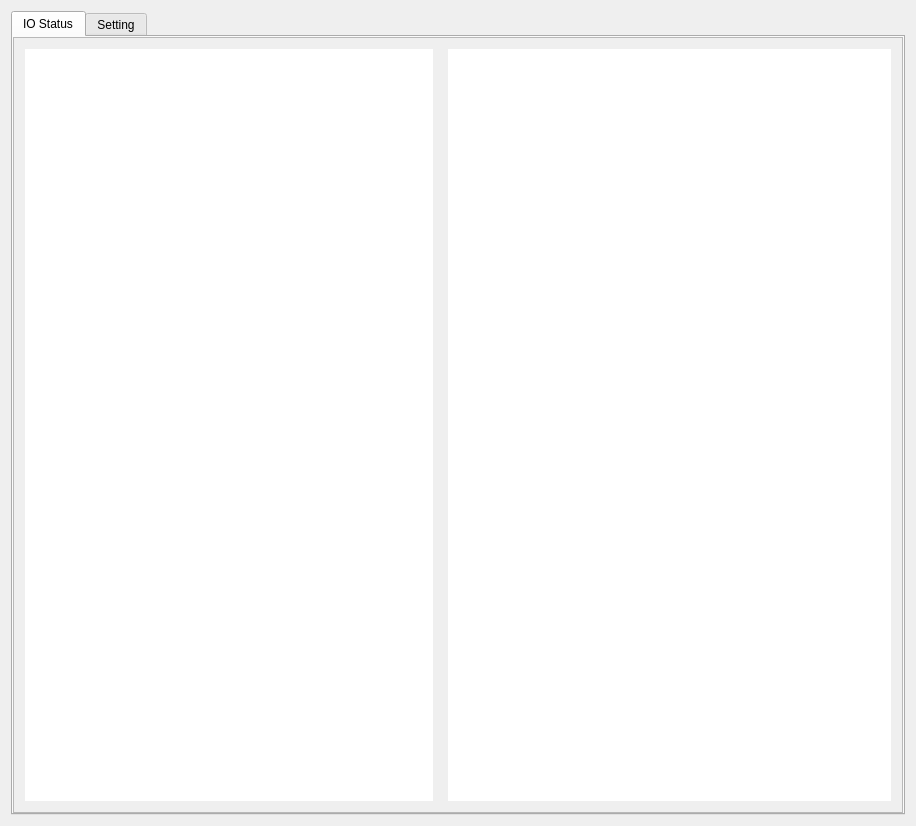
<?xml version="1.0" encoding="UTF-8"?>
<ui version="4.0">
 <class>IOWidget</class>
 <widget class="QWidget" name="IOWidget">
  <property name="geometry">
   <rect>
    <x>0</x>
    <y>0</y>
    <width>916</width>
    <height>826</height>
   </rect>
  </property>
  <property name="windowTitle">
   <string>IOWidget</string>
  </property>
  <layout class="QHBoxLayout" name="horizontalLayout_4">
   <item>
    <widget class="QTabWidget" name="tabWidget">
     <property name="tabPosition">
      <enum>QTabWidget::North</enum>
     </property>
     <property name="currentIndex">
      <number>0</number>
     </property>
     <widget class="QWidget" name="tab_2">
      <attribute name="title">
       <string>IO Status</string>
      </attribute>
      <layout class="QHBoxLayout" name="horizontalLayout_3">
       <property name="leftMargin">
        <number>0</number>
       </property>
       <property name="topMargin">
        <number>0</number>
       </property>
       <property name="rightMargin">
        <number>0</number>
       </property>
       <property name="bottomMargin">
        <number>0</number>
       </property>
       <item>
        <widget class="QScrollArea" name="scrollArea">
         <property name="widgetResizable">
          <bool>true</bool>
         </property>
         <widget class="QWidget" name="scrollAreaWidgetContents">
          <property name="geometry">
           <rect>
            <x>0</x>
            <y>0</y>
            <width>890</width>
            <height>781</height>
           </rect>
          </property>
          <layout class="QHBoxLayout" name="horizontalLayout_6" stretch="0">
           <property name="sizeConstraint">
            <enum>QLayout::SetDefaultConstraint</enum>
           </property>
           <item>
            <layout class="QHBoxLayout" name="horizontalLayout_5" stretch="5,10">
             <property name="spacing">
              <number>15</number>
             </property>
             <item>
              <widget class="QWidget" name="widget_in" native="true">
               <property name="minimumSize">
                <size>
                 <width>408</width>
                 <height>546</height>
                </size>
               </property>
               <property name="styleSheet">
                <string notr="true">background-color: rgb(255, 255, 255);</string>
               </property>
              </widget>
             </item>
             <item>
              <widget class="QWidget" name="widget_out" native="true">
               <property name="minimumSize">
                <size>
                 <width>403</width>
                 <height>546</height>
                </size>
               </property>
               <property name="styleSheet">
                <string notr="true">background-color: rgb(255, 255, 255);</string>
               </property>
              </widget>
             </item>
            </layout>
           </item>
          </layout>
         </widget>
        </widget>
       </item>
      </layout>
     </widget>
     <widget class="QWidget" name="tab_3">
      <attribute name="title">
       <string>Setting</string>
      </attribute>
      <widget class="QWidget" name="layoutWidget">
       <property name="geometry">
        <rect>
         <x>408</x>
         <y>490</y>
         <width>223</width>
         <height>37</height>
        </rect>
       </property>
       <layout class="QHBoxLayout" name="horizontalLayout">
        <item>
         <widget class="QPushButton" name="pushButton_save">
          <property name="minimumSize">
           <size>
            <width>0</width>
            <height>30</height>
           </size>
          </property>
          <property name="text">
           <string>Save</string>
          </property>
         </widget>
        </item>
        <item>
         <widget class="QPushButton" name="pushButton_cancel">
          <property name="minimumSize">
           <size>
            <width>0</width>
            <height>30</height>
           </size>
          </property>
          <property name="text">
           <string>Cancel</string>
          </property>
         </widget>
        </item>
       </layout>
      </widget>
      <widget class="QWidget" name="layoutWidget">
       <property name="geometry">
        <rect>
         <x>408</x>
         <y>30</y>
         <width>233</width>
         <height>21</height>
        </rect>
       </property>
       <layout class="QHBoxLayout" name="horizontalLayout_2">
        <item>
         <widget class="QRadioButton" name="radioButton_in">
          <property name="text">
           <string>Input</string>
          </property>
         </widget>
        </item>
        <item>
         <widget class="QRadioButton" name="radioButton_out">
          <property name="text">
           <string>Output</string>
          </property>
         </widget>
        </item>
       </layout>
      </widget>
      <widget class="QListWidget" name="listWidget_IO">
       <property name="geometry">
        <rect>
         <x>96</x>
         <y>22</y>
         <width>237</width>
         <height>511</height>
        </rect>
       </property>
       <property name="contextMenuPolicy">
        <enum>Qt::CustomContextMenu</enum>
       </property>
      </widget>
      <widget class="QWidget" name="layoutWidget">
       <property name="geometry">
        <rect>
         <x>508</x>
         <y>70</y>
         <width>135</width>
         <height>375</height>
        </rect>
       </property>
       <layout class="QVBoxLayout" name="verticalLayout">
        <item>
         <widget class="QLineEdit" name="lineEdit_name"/>
        </item>
        <item>
         <widget class="QComboBox" name="comboBox_cardtype"/>
        </item>
        <item>
         <widget class="QComboBox" name="comboBox_cardindex"/>
        </item>
        <item>
         <widget class="QComboBox" name="comboBox_card_node"/>
        </item>
        <item>
         <widget class="QComboBox" name="comboBox_IOIndex"/>
        </item>
        <item>
         <widget class="QComboBox" name="comboBox_sense"/>
        </item>
        <item>
         <widget class="QComboBox" name="comboBox_group"/>
        </item>
       </layout>
      </widget>
      <widget class="QWidget" name="layoutWidget">
       <property name="geometry">
        <rect>
         <x>407</x>
         <y>71</y>
         <width>86</width>
         <height>373</height>
        </rect>
       </property>
       <layout class="QVBoxLayout" name="verticalLayout_2">
        <property name="spacing">
         <number>6</number>
        </property>
        <item>
         <widget class="QLabel" name="label_2">
          <property name="maximumSize">
           <size>
            <width>16777215</width>
            <height>20</height>
           </size>
          </property>
          <property name="text">
           <string>IO Name</string>
          </property>
         </widget>
        </item>
        <item>
         <widget class="QLabel" name="label_3">
          <property name="maximumSize">
           <size>
            <width>16777215</width>
            <height>20</height>
           </size>
          </property>
          <property name="text">
           <string>Card Type</string>
          </property>
         </widget>
        </item>
        <item>
         <widget class="QLabel" name="label_4">
          <property name="maximumSize">
           <size>
            <width>16777215</width>
            <height>20</height>
           </size>
          </property>
          <property name="text">
           <string>Card No</string>
          </property>
         </widget>
        </item>
        <item>
         <widget class="QLabel" name="label_6">
          <property name="maximumSize">
           <size>
            <width>16777215</width>
            <height>20</height>
           </size>
          </property>
          <property name="text">
           <string>Node No（Can）</string>
          </property>
         </widget>
        </item>
        <item>
         <widget class="QLabel" name="label_5">
          <property name="maximumSize">
           <size>
            <width>16777215</width>
            <height>20</height>
           </size>
          </property>
          <property name="text">
           <string>IO Index</string>
          </property>
         </widget>
        </item>
        <item>
         <widget class="QLabel" name="label_10">
          <property name="maximumSize">
           <size>
            <width>16777215</width>
            <height>20</height>
           </size>
          </property>
          <property name="text">
           <string>Sense</string>
          </property>
         </widget>
        </item>
        <item>
         <widget class="QLabel" name="label_11">
          <property name="maximumSize">
           <size>
            <width>16777215</width>
            <height>20</height>
           </size>
          </property>
          <property name="text">
           <string>Group</string>
          </property>
         </widget>
        </item>
       </layout>
      </widget>
     </widget>
    </widget>
   </item>
  </layout>
 </widget>
 <layoutdefault spacing="6" margin="11"/>
 <resources/>
 <connections>
  <connection>
   <sender>pushButton_save</sender>
   <signal>clicked()</signal>
   <receiver>IOWidget</receiver>
   <slot>onBtnSaveClicked()</slot>
   <hints>
    <hint type="sourcelabel">
     <x>462</x>
     <y>544</y>
    </hint>
    <hint type="destinationlabel">
     <x>442</x>
     <y>594</y>
    </hint>
   </hints>
  </connection>
  <connection>
   <sender>pushButton_cancel</sender>
   <signal>clicked()</signal>
   <receiver>IOWidget</receiver>
   <slot>onBtnCancelClicked()</slot>
   <hints>
    <hint type="sourcelabel">
     <x>591</x>
     <y>539</y>
    </hint>
    <hint type="destinationlabel">
     <x>716</x>
     <y>589</y>
    </hint>
   </hints>
  </connection>
 </connections>
 <slots>
  <slot>onBtnCancelClicked()</slot>
  <slot>onBtnSaveClicked()</slot>
 </slots>
</ui>
